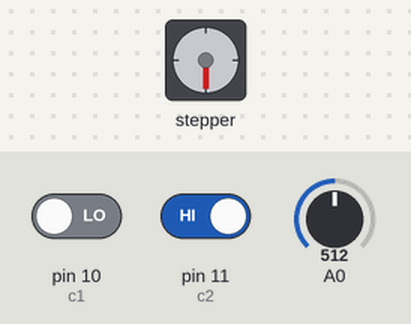
A sketch run on a simulated Arduino Uno, built with avr-gcc and run on an emulated ATmega328P. Shown: stepper motor. The test bench sets the inputs (shaded band); at power-on: A0 = 512, pin 10 (c1) LOW, pin 11 (c2) HIGH. Stepper angles assume 20 steps per turn.

Above: at 1.6 s.
1.7 s: A0 set to 0
5.2 s: pin 10 (c1) driven HIGH
At 5.9 s:
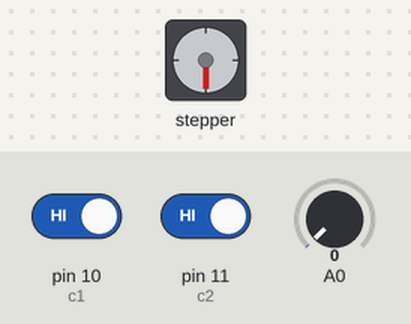
6.7 s: pin 11 (c2) driven LOW
At 7.02 s:
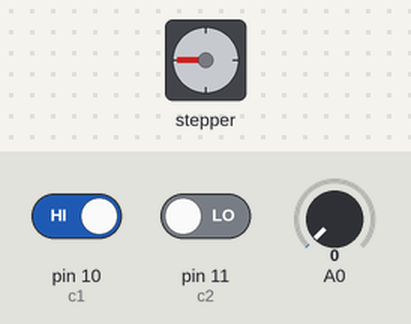
10.2 s: pin 11 (c2) driven HIGH
At 11.0 s:
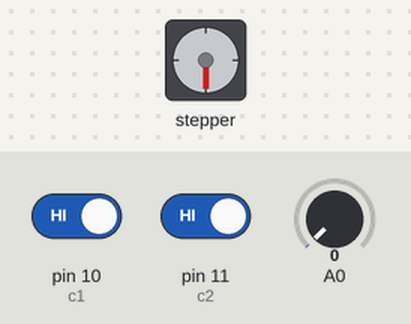
Timing chart, 0 to 12.7 s (numbered marks = the images above; inputs shaded):
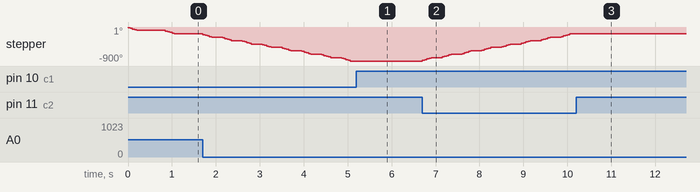

Measured:
- after the input at 5.2 s, stepper: stops changing and stays -900°
- after the input at 6.7 s, stepper: keeps turning clockwise at about 214°/s, starting at once
- after the input at 10.2 s, stepper: stops changing and stays -180°

The sketch:

SM-code.ino
```cpp
#include <Stepper.h>

int spr = 20 ;
int D=0;
int x=0;
int c1=10; // control one
int c2=11; // control two

Stepper stepper(spr, 3, 4, 8, 9); //define motor pins and steps

void setup() {
  stepper.setSpeed(60); // set the speed of the motor to 60 RPMs
  pinMode(c1,INPUT);   // c1 & c2 logics to control direction of the motor
  pinMode(c2,INPUT);

}

void loop() {
  int p=digitalRead(c1);
  int n=digitalRead(c2);
  x=analogRead(A0);   //read input from pin A0
  D = map (x,0,1024,200,1000);

  if ( p==1 && n==0) {
    //x=analogRead(A0);
    //D = map (x,0,1024,200,1000);
    stepper.step(5);
    delay(D);
  }
  else if (p==0 && n==1) {
    //x=analogRead(A0);
    //D = map (x,0,1024,200,1000);
    stepper.step(-5);
    delay(D);
  }
  else {stepper.step(0);}


}
```
